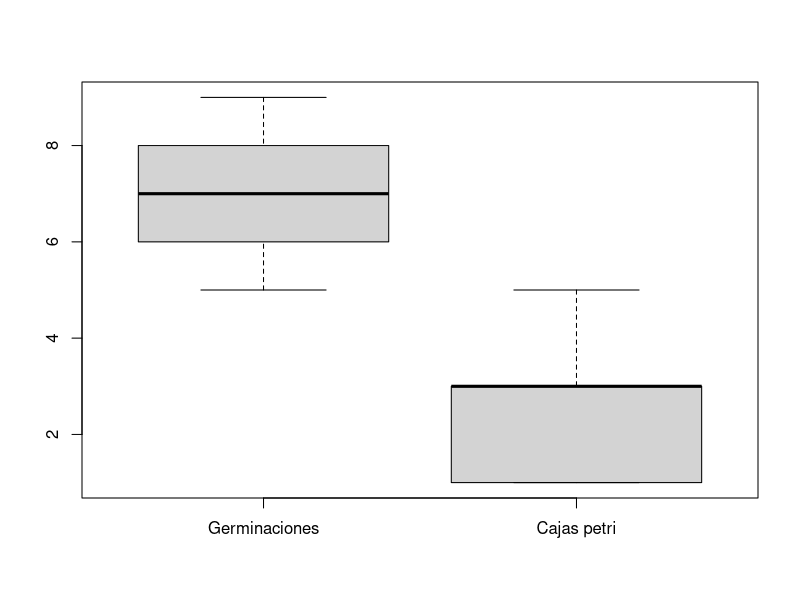
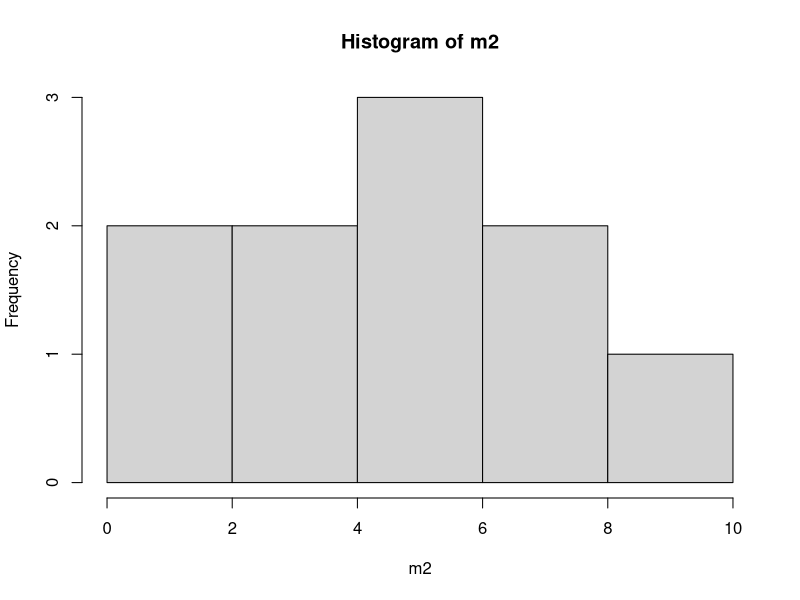

These charts were generated, in order, by the following R code:
#Marlen Gutierrez Barrientos 
#5/09/2022
#Tarea 3 MEDIDAS DE TENDENCIA CENTRAL


# PROBLEMA 1 --------------------------------------------------------------

m1 <- matrix(c(1, 6, 1, 2, 4, 3, 3, 1, 4, 4, 3, 2), 3, 4)
row.names(m1) <- c ("i", "xi", "yi")
m1

i <- c(1, 2, 3, 4)
x <- c(6, 4, 1, 3)
y <- c(1, 3, 4, 2)

xi <- sum(x)
xiyi <- sum(x)*sum(y)

promxi <- prod(x)
promxiyi <- prod(x)*prod(y)
promxiyi2 <- (prod(x)^2)*(prod(y)^0.5)


# PROBLEMA 2 --------------------------------------------------------------

GrupoA <- c(80, 90, 90, 100)
GrupoA

GrupoB <- c(60, 65, 65, 70, 70, 70, 75, 75, 80, 80, 80, 80, 80, 85, 100)
GrupoB

#a: El grupo A debido a que es un grupo chico pero con altas alturas
#b

M_A <- mean(GrupoA)
M_A

M_B <- mean(GrupoB)
M_B

#El grupo A tiene la media de altura mas grande y si coincide con mi primera impresión


# PROBLEMA 3 --------------------------------------------------------------

exam_3 <- c(87, 72, 85)
s_ex <- sum(exam_3)
pts80 <- 4*80
calif4 <- pts80 - s_ex
calif4
#Jose necesita obtener un 76 de calificacion

exam_4 <- c(87, 72, 85, 76)
mean(exam_4)


# PROBLEMA 4 --------------------------------------------------------------

#B Hay un total de 110 niños en la ciudad 


# PROBLEMA 5 --------------------------------------------------------------

m2 <- matrix(c(5, 6, 7, 8, 9, 1, 3, 5, 3, 1), 5, 2)
colnames(m2) <- c("Germinaciones", "Cajas petri")
m2

#a)¿Qué tipo de gráfico podrías usar para visualizar estos datos?

#Diagrama boxplot
boxplot(m2) 

#Histograma
hist(m2)

#b)¿Cuál es la media?
mean(m2)

#c)¿Cuál es la mediana?
median(m2)


# PROBLEMA 6 --------------------------------------------------------------

set <- c(2, 2, 3, 6, 10)

#a) Calcule la moda, la mediana y la media
#MEDIANA
median(set)

#MEDIA
mean(set)

#MODA
moda <- unique(set)
moda[which.max(tabulate(match(set, moda)))]

#b) Suma 5 a cada uno de los valores de los datos. Calcule la moda, la mediana y la media.

set5 <- set+5

#MEDIANA
median(set5)

#MEDIA
mean(set5)

#MODA
moda2 <- unique(set5)
moda2[which.max(tabulate(match(set5,moda2)))]

#c)Compare los resulatdos de las partes (a) y (b). En general, ¿cómo crees que la moda, la mediana y la media se ven afectadas cuando se agrega la misma constante a cada valor de datos en un conjunto?
#Cuando agregas una constante alos datos, se muestra un cambio equivalente en la media, mediana y moda 

#d)Multiplique cada valor de los datos por 5. Calcule la moda, la mediana y la media.
set_M5 <- set*5

#MEDIANA
median(set_M5)

#MEDIA
mean(set_M5)

#MODA
moda3 <- unique(set_M5)
moda3[which.max(tabulate(match(set_M5,moda3)))]

#e)Compare los resultados de las partes (a) y (d). En general, ¿cómo crees que la moda, la mediana y la media se ven afectadas cuando cada valor de los datos en un conjunto se multiplica por la misma constante?
#Las variables se comportan igualmente a la modificacion que se les aplico.


# PROBLEMA 7 --------------------------------------------------------------

Digitos <- c(0, 1, 2, 3, 4, 5, 6, 7, 8, 9)

#a)Enumere cinco digitos que tengan una mediana de 7 y una media de 7 (se permiten repeticioes). Encontrar un conjunto diferente de 5 digitos que tambien funcionen.

d7 <- c(9, 4, 7, 8, 7)

#MEDIANA
median(d7)

#MEDIA
mean(d7)

d5 <- c(4,9,9,6,7)


#MEDIANA
median(d5)

#MEDIA
mean(d5)

#b)Enumere cinco digitos que tengan una mediana de 7 y una media inferior a 7 (se permiten repeticiones). Da la media de tus 5 digitos. Encuentra un conjunto diferente de 5 digitos que funcione.

D7 <- c(1,1,7,7,9)

#MEDIANA
median(D7)

#MEDIA
median(D7)

D5 <- c(1,8,9,5,7)

#MEDIANA
median(D5)

#MEDIA
mean(D5)
